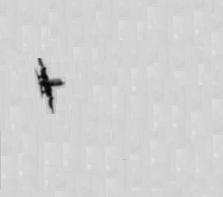
#> input picture Vision Artificial/Bonificacion 2/Avion1.jpg, 223 x 197 px, found by its file name
$ python Reto_6.py
#> lines starting #> are read from the running program, lines starting #| are printed output that depends on the picture; after the words box and inside, x2 and y2 are one past the last pixel; in counts of white or black regions, pixels touching at a corner belong together
import numpy as np
import cv2


img1 = cv2.imread('D:\Proyectos Visual Studio\Python-Jupyther\Vision Artificial\Bonificacion 2\Avion1.jpg')
#> img1 is the input picture: shape (197, 223, 3); min 2, max 229, mean 209.9
img2 = cv2.imread('D:\Proyectos Visual Studio\Python-Jupyther\Vision Artificial\Bonificacion 2\Avion2.jpg')
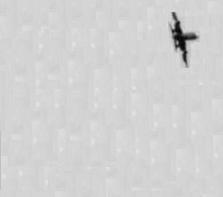
#> input picture Vision Artificial/Bonificacion 2/Avion2.jpg, 223 x 197 px, found by its file name
#> img2 is the input picture: shape (197, 223, 3); min 0, max 229, mean 209.9
alt, anch = img1.shape[:2]
#> alt = 197; anch = 223
alt1, anch1 = img2.shape[:2]
#> alt1 = 197; anch1 = 223
print(alt, anch)
#| 197 223

_, bin1 = cv2.threshold(img1, 100, 255, cv2.THRESH_BINARY)  # Umbralizacion con operador binario
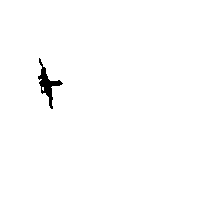
#> bin1: shape (197, 223, 3); 99.2% white; 1 black region, box (x1, y1, x2, y2) and area: (38, 58, 63, 109) 351
_, bin2 = cv2.threshold(img2, 100, 255, cv2.THRESH_BINARY)  # Umbralizacion con operador binario
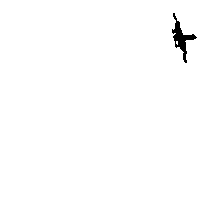
#> bin2: shape (197, 223, 3); 99.2% white; 1 black region, box (x1, y1, x2, y2) and area: (172, 13, 197, 63) 350

x=0
y=0
b=0
a=0

for j in range(0, anch):
    for i in range(0, alt):
        if bin1[i,j,0]==0:
            a=i
            b=j
            break


for j in range(0, anch1):
    for i in range(0, alt1):
        if bin2[i,j,0]==0:
            x=i
            y=j
            break


print(a,b,x,y)
s=a-x
z=b-y

dist=np.sqrt(s**2+z**2)
velocidad=dist*30
print(dist, "Pixeles entre cada frame")
print(velocidad,"Pixeles por segundo")

cv2.imshow("Imagen",bin1)
cv2.imshow("Imagen2",bin2)

cv2.waitKey(0)
cv2.destroyAllWindows()
